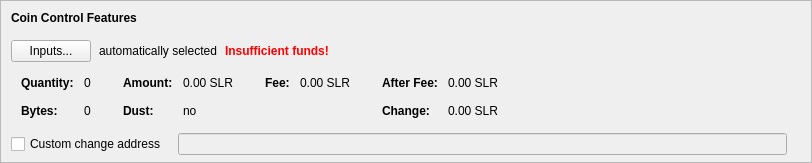
    <widget class="QFrame" name="frameCoinControl">
     <property name="sizePolicy">
      <sizepolicy hsizetype="Expanding" vsizetype="Expanding">
       <horstretch>0</horstretch>
       <verstretch>0</verstretch>
      </sizepolicy>
     </property>
     <property name="maximumSize">
      <size>
       <width>16777215</width>
       <height>16777215</height>
      </size>
     </property>
     <property name="frameShape">
      <enum>QFrame::StyledPanel</enum>
     </property>
     <property name="frameShadow">
      <enum>QFrame::Sunken</enum>
     </property>
     <layout class="QVBoxLayout" name="verticalLayoutCoinControl2">
      <property name="spacing">
       <number>0</number>
      </property>
      <property name="leftMargin">
       <number>0</number>
      </property>
      <property name="topMargin">
       <number>0</number>
      </property>
      <property name="rightMargin">
       <number>0</number>
      </property>
      <property name="bottomMargin">
       <number>6</number>
      </property>
      <item>
       <layout class="QVBoxLayout" name="verticalLayoutCoinControl" stretch="0,0,0,0,1">
        <property name="spacing">
         <number>0</number>
        </property>
        <property name="leftMargin">
         <number>10</number>
        </property>
        <property name="topMargin">
         <number>10</number>
        </property>
        <item>
         <layout class="QHBoxLayout" name="horizontalLayoutCoinControl1">
          <property name="bottomMargin">
           <number>15</number>
          </property>
          <item>
           <widget class="QLabel" name="labelCoinControlFeatures">
            <property name="sizePolicy">
             <sizepolicy hsizetype="Preferred" vsizetype="Maximum">
              <horstretch>0</horstretch>
              <verstretch>0</verstretch>
             </sizepolicy>
            </property>
            <property name="font">
             <font>
              <weight>75</weight>
              <bold>true</bold>
             </font>
            </property>
            <property name="styleSheet">
             <string notr="true">font-weight:bold;</string>
            </property>
            <property name="text">
             <string>Coin Control Features</string>
            </property>
           </widget>
          </item>
         </layout>
        </item>
        <item>
         <layout class="QHBoxLayout" name="horizontalLayoutCoinControl2" stretch="0,0,0,0">
          <property name="spacing">
           <number>8</number>
          </property>
          <property name="bottomMargin">
           <number>10</number>
          </property>
          <item>
           <widget class="QPushButton" name="pushButtonCoinControl">
            <property name="styleSheet">
             <string notr="true"/>
            </property>
            <property name="text">
             <string>Inputs...</string>
            </property>
            <property name="autoDefault">
             <bool>false</bool>
            </property>
           </widget>
          </item>
          <item>
           <widget class="QLabel" name="labelCoinControlAutomaticallySelected">
            <property name="text">
             <string>automatically selected</string>
            </property>
            <property name="margin">
             <number>5</number>
            </property>
           </widget>
          </item>
          <item>
           <widget class="QLabel" name="labelCoinControlInsuffFunds">
            <property name="font">
             <font>
              <weight>75</weight>
              <bold>true</bold>
             </font>
            </property>
            <property name="styleSheet">
             <string notr="true">color:red;font-weight:bold;</string>
            </property>
            <property name="text">
             <string>Insufficient funds!</string>
            </property>
            <property name="margin">
             <number>5</number>
            </property>
           </widget>
          </item>
          <item>
           <spacer name="horizontalSpacerCoinControl">
            <property name="orientation">
             <enum>Qt::Horizontal</enum>
            </property>
            <property name="sizeHint" stdset="0">
             <size>
              <width>40</width>
              <height>1</height>
             </size>
            </property>
           </spacer>
          </item>
         </layout>
        </item>
        <item>
         <widget class="QWidget" name="widgetCoinControl" native="true">
          <property name="sizePolicy">
           <sizepolicy hsizetype="Preferred" vsizetype="Preferred">
            <horstretch>0</horstretch>
            <verstretch>0</verstretch>
           </sizepolicy>
          </property>
          <property name="minimumSize">
           <size>
            <width>0</width>
            <height>0</height>
           </size>
          </property>
          <property name="styleSheet">
           <string notr="true"/>
          </property>
          <layout class="QHBoxLayout" name="horizontalLayoutCoinControl5">
           <property name="leftMargin">
            <number>0</number>
           </property>
           <property name="topMargin">
            <number>0</number>
           </property>
           <property name="rightMargin">
            <number>0</number>
           </property>
           <property name="bottomMargin">
            <number>0</number>
           </property>
           <item>
            <layout class="QHBoxLayout" name="horizontalLayoutCoinControl3" stretch="0,0,0,1">
             <property name="spacing">
              <number>20</number>
             </property>
             <property name="topMargin">
              <number>0</number>
             </property>
             <property name="bottomMargin">
              <number>10</number>
             </property>
             <item>
              <layout class="QFormLayout" name="formLayoutCoinControl1">
               <property name="horizontalSpacing">
                <number>10</number>
               </property>
               <property name="verticalSpacing">
                <number>14</number>
               </property>
               <property name="leftMargin">
                <number>10</number>
               </property>
               <property name="topMargin">
                <number>4</number>
               </property>
               <property name="rightMargin">
                <number>6</number>
               </property>
               <item row="0" column="0">
                <widget class="QLabel" name="labelCoinControlQuantityText">
                 <property name="font">
                  <font>
                   <weight>75</weight>
                   <bold>true</bold>
                  </font>
                 </property>
                 <property name="text">
                  <string>Quantity:</string>
                 </property>
                 <property name="margin">
                  <number>0</number>
                 </property>
                </widget>
               </item>
               <item row="0" column="1">
                <widget class="QLabel" name="labelCoinControlQuantity">
                 <property name="cursor">
                  <cursorShape>IBeamCursor</cursorShape>
                 </property>
                 <property name="contextMenuPolicy">
                  <enum>Qt::ActionsContextMenu</enum>
                 </property>
                 <property name="text">
                  <string notr="true">0</string>
                 </property>
                 <property name="margin">
                  <number>0</number>
                 </property>
                 <property name="textInteractionFlags">
                  <set>Qt::LinksAccessibleByMouse|Qt::TextSelectableByKeyboard|Qt::TextSelectableByMouse</set>
                 </property>
                </widget>
               </item>
               <item row="1" column="0">
                <widget class="QLabel" name="labelCoinControlBytesText">
                 <property name="font">
                  <font>
                   <weight>75</weight>
                   <bold>true</bold>
                  </font>
                 </property>
                 <property name="text">
                  <string>Bytes:</string>
                 </property>
                </widget>
               </item>
               <item row="1" column="1">
                <widget class="QLabel" name="labelCoinControlBytes">
                 <property name="cursor">
                  <cursorShape>IBeamCursor</cursorShape>
                 </property>
                 <property name="contextMenuPolicy">
                  <enum>Qt::ActionsContextMenu</enum>
                 </property>
                 <property name="text">
                  <string notr="true">0</string>
                 </property>
                 <property name="textInteractionFlags">
                  <set>Qt::LinksAccessibleByMouse|Qt::TextSelectableByKeyboard|Qt::TextSelectableByMouse</set>
                 </property>
                </widget>
               </item>
              </layout>
             </item>
             <item>
              <layout class="QFormLayout" name="formLayoutCoinControl2">
               <property name="horizontalSpacing">
                <number>10</number>
               </property>
               <property name="verticalSpacing">
                <number>14</number>
               </property>
               <property name="leftMargin">
                <number>6</number>
               </property>
               <property name="topMargin">
                <number>4</number>
               </property>
               <property name="rightMargin">
                <number>6</number>
               </property>
               <item row="0" column="0">
                <widget class="QLabel" name="labelCoinControlAmountText">
                 <property name="font">
                  <font>
                   <weight>75</weight>
                   <bold>true</bold>
                  </font>
                 </property>
                 <property name="text">
                  <string>Amount:</string>
                 </property>
                 <property name="margin">
                  <number>0</number>
                 </property>
                </widget>
               </item>
               <item row="0" column="1">
                <widget class="QLabel" name="labelCoinControlAmount">
                 <property name="cursor">
                  <cursorShape>IBeamCursor</cursorShape>
                 </property>
                 <property name="contextMenuPolicy">
                  <enum>Qt::ActionsContextMenu</enum>
                 </property>
                 <property name="text">
                  <string notr="true">0.00 SLR</string>
                 </property>
                 <property name="textInteractionFlags">
                  <set>Qt::LinksAccessibleByMouse|Qt::TextSelectableByKeyboard|Qt::TextSelectableByMouse</set>
                 </property>
                </widget>
               </item>
               <item row="1" column="0">
                <widget class="QLabel" name="labelCoinControlLowOutputText">
                 <property name="font">
                  <font>
                   <weight>75</weight>
                   <bold>true</bold>
                  </font>
                 </property>
                 <property name="text">
                  <string>Dust:</string>
                 </property>
                </widget>
               </item>
               <item row="1" column="1">
                <widget class="QLabel" name="labelCoinControlLowOutput">
                 <property name="cursor">
                  <cursorShape>IBeamCursor</cursorShape>
                 </property>
                 <property name="contextMenuPolicy">
                  <enum>Qt::ActionsContextMenu</enum>
                 </property>
                 <property name="text">
                  <string notr="true">no</string>
                 </property>
                 <property name="textInteractionFlags">
                  <set>Qt::LinksAccessibleByMouse|Qt::TextSelectableByKeyboard|Qt::TextSelectableByMouse</set>
                 </property>
                </widget>
               </item>
              </layout>
             </item>
             <item>
              <layout class="QFormLayout" name="formLayoutCoinControl3">
               <property name="horizontalSpacing">
                <number>10</number>
               </property>
               <property name="verticalSpacing">
                <number>14</number>
               </property>
               <property name="leftMargin">
                <number>6</number>
               </property>
               <property name="topMargin">
                <number>4</number>
               </property>
               <property name="rightMargin">
                <number>6</number>
               </property>
               <item row="0" column="0">
                <widget class="QLabel" name="labelCoinControlFeeText">
                 <property name="font">
                  <font>
                   <weight>75</weight>
                   <bold>true</bold>
                  </font>
                 </property>
                 <property name="text">
                  <string>Fee:</string>
                 </property>
                 <property name="margin">
                  <number>0</number>
                 </property>
                </widget>
               </item>
               <item row="0" column="1">
                <widget class="QLabel" name="labelCoinControlFee">
                 <property name="cursor">
                  <cursorShape>IBeamCursor</cursorShape>
                 </property>
                 <property name="contextMenuPolicy">
                  <enum>Qt::ActionsContextMenu</enum>
                 </property>
                 <property name="text">
                  <string notr="true">0.00 SLR</string>
                 </property>
                 <property name="textInteractionFlags">
                  <set>Qt::LinksAccessibleByMouse|Qt::TextSelectableByKeyboard|Qt::TextSelectableByMouse</set>
                 </property>
                </widget>
               </item>
              </layout>
             </item>
             <item>
              <layout class="QFormLayout" name="formLayoutCoinControl4">
               <property name="horizontalSpacing">
                <number>10</number>
               </property>
               <property name="verticalSpacing">
                <number>14</number>
               </property>
               <property name="leftMargin">
                <number>6</number>
               </property>
               <property name="topMargin">
                <number>4</number>
               </property>
               <property name="rightMargin">
                <number>6</number>
               </property>
               <item row="0" column="0">
                <widget class="QLabel" name="labelCoinControlAfterFeeText">
                 <property name="font">
                  <font>
                   <weight>75</weight>
                   <bold>true</bold>
                  </font>
                 </property>
                 <property name="text">
                  <string>After Fee:</string>
                 </property>
                 <property name="margin">
                  <number>0</number>
                 </property>
                </widget>
               </item>
               <item row="0" column="1">
                <widget class="QLabel" name="labelCoinControlAfterFee">
                 <property name="cursor">
                  <cursorShape>IBeamCursor</cursorShape>
                 </property>
                 <property name="contextMenuPolicy">
                  <enum>Qt::ActionsContextMenu</enum>
                 </property>
                 <property name="text">
                  <string notr="true">0.00 SLR</string>
                 </property>
                 <property name="textInteractionFlags">
                  <set>Qt::LinksAccessibleByMouse|Qt::TextSelectableByKeyboard|Qt::TextSelectableByMouse</set>
                 </property>
                </widget>
               </item>
               <item row="1" column="0">
                <widget class="QLabel" name="labelCoinControlChangeText">
                 <property name="font">
                  <font>
                   <weight>75</weight>
                   <bold>true</bold>
                  </font>
                 </property>
                 <property name="text">
                  <string>Change:</string>
                 </property>
                </widget>
               </item>
               <item row="1" column="1">
                <widget class="QLabel" name="labelCoinControlChange">
                 <property name="cursor">
                  <cursorShape>IBeamCursor</cursorShape>
                 </property>
                 <property name="contextMenuPolicy">
                  <enum>Qt::ActionsContextMenu</enum>
                 </property>
                 <property name="text">
                  <string notr="true">0.00 SLR</string>
                 </property>
                 <property name="textInteractionFlags">
                  <set>Qt::LinksAccessibleByMouse|Qt::TextSelectableByKeyboard|Qt::TextSelectableByMouse</set>
                 </property>
                </widget>
               </item>
              </layout>
             </item>
            </layout>
           </item>
          </layout>
         </widget>
        </item>
        <item>
         <layout class="QHBoxLayout" name="horizontalLayoutCoinControl4" stretch="0,0,0">
          <property name="spacing">
           <number>12</number>
          </property>
          <property name="sizeConstraint">
           <enum>QLayout::SetDefaultConstraint</enum>
          </property>
          <property name="topMargin">
           <number>5</number>
          </property>
          <property name="rightMargin">
           <number>5</number>
          </property>
          <item>
           <widget class="QCheckBox" name="checkBoxCoinControlChange">
            <property name="toolTip">
             <string>If this is activated, but the change address is empty or invalid, change will be sent to a newly generated address.</string>
            </property>
            <property name="text">
             <string>Custom change address</string>
            </property>
           </widget>
          </item>
          <item>
           <widget class="QValidatedLineEdit" name="lineEditCoinControlChange">
            <property name="enabled">
             <bool>false</bool>
            </property>
            <property name="sizePolicy">
             <sizepolicy hsizetype="Expanding" vsizetype="Fixed">
              <horstretch>0</horstretch>
              <verstretch>0</verstretch>
             </sizepolicy>
            </property>
           </widget>
          </item>
          <item>
           <widget class="QLabel" name="labelCoinControlChangeLabel">
            <property name="sizePolicy">
             <sizepolicy hsizetype="Preferred" vsizetype="Expanding">
              <horstretch>0</horstretch>
              <verstretch>0</verstretch>
             </sizepolicy>
            </property>
            <property name="minimumSize">
             <size>
              <width>0</width>
              <height>0</height>
             </size>
            </property>
            <property name="text">
             <string/>
            </property>
            <property name="margin">
             <number>3</number>
            </property>
           </widget>
          </item>
         </layout>
        </item>
        <item>
         <spacer name="verticalSpacerCoinControl">
          <property name="orientation">
           <enum>Qt::Vertical</enum>
          </property>
          <property name="sizeHint" stdset="0">
           <size>
            <width>800</width>
            <height>1</height>
           </size>
          </property>
         </spacer>
        </item>
       </layout>
      </item>
     </layout>
    </widget>
